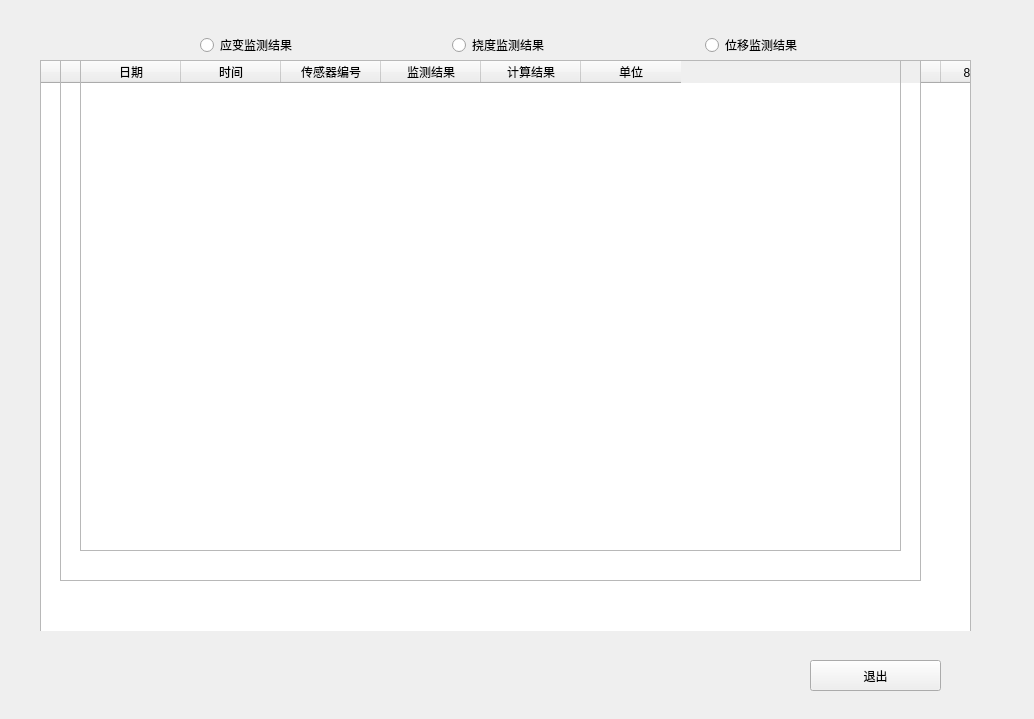
<?xml version="1.0" encoding="UTF-8"?>
<ui version="4.0">
 <class>bradge</class>
 <widget class="QWidget" name="bradge">
  <property name="geometry">
   <rect>
    <x>0</x>
    <y>0</y>
    <width>1034</width>
    <height>719</height>
   </rect>
  </property>
  <property name="windowTitle">
   <string>桥梁监测结果</string>
  </property>
  <property name="styleSheet">
   <string notr="true"/>
  </property>
  <widget class="QPushButton" name="resultpushButton">
   <property name="geometry">
    <rect>
     <x>810</x>
     <y>660</y>
     <width>131</width>
     <height>31</height>
    </rect>
   </property>
   <property name="text">
    <string>退出</string>
   </property>
  </widget>
  <widget class="QWidget" name="horizontalLayoutWidget">
   <property name="geometry">
    <rect>
     <x>50</x>
     <y>30</y>
     <width>901</width>
     <height>31</height>
    </rect>
   </property>
   <layout class="QHBoxLayout" name="horizontalLayout">
    <item>
     <spacer name="horizontalSpacer">
      <property name="orientation">
       <enum>Qt::Horizontal</enum>
      </property>
      <property name="sizeHint" stdset="0">
       <size>
        <width>40</width>
        <height>20</height>
       </size>
      </property>
     </spacer>
    </item>
    <item>
     <widget class="QRadioButton" name="strainradioButton">
      <property name="text">
       <string>应变监测结果</string>
      </property>
     </widget>
    </item>
    <item>
     <spacer name="horizontalSpacer_2">
      <property name="orientation">
       <enum>Qt::Horizontal</enum>
      </property>
      <property name="sizeHint" stdset="0">
       <size>
        <width>40</width>
        <height>20</height>
       </size>
      </property>
     </spacer>
    </item>
    <item>
     <widget class="QRadioButton" name="deflectradioButton">
      <property name="text">
       <string>挠度监测结果</string>
      </property>
     </widget>
    </item>
    <item>
     <spacer name="horizontalSpacer_3">
      <property name="orientation">
       <enum>Qt::Horizontal</enum>
      </property>
      <property name="sizeHint" stdset="0">
       <size>
        <width>40</width>
        <height>20</height>
       </size>
      </property>
     </spacer>
    </item>
    <item>
     <widget class="QRadioButton" name="displaceradioButton">
      <property name="text">
       <string>位移监测结果</string>
      </property>
     </widget>
    </item>
    <item>
     <spacer name="horizontalSpacer_4">
      <property name="orientation">
       <enum>Qt::Horizontal</enum>
      </property>
      <property name="sizeHint" stdset="0">
       <size>
        <width>40</width>
        <height>20</height>
       </size>
      </property>
     </spacer>
    </item>
   </layout>
  </widget>
  <widget class="QStackedWidget" name="stackedWidget">
   <property name="geometry">
    <rect>
     <x>30</x>
     <y>60</y>
     <width>1131</width>
     <height>571</height>
    </rect>
   </property>
   <widget class="QWidget" name="page">
    <widget class="QTableWidget" name="strain_tableWidget">
     <property name="geometry">
      <rect>
       <x>10</x>
       <y>0</y>
       <width>931</width>
       <height>611</height>
      </rect>
     </property>
     <column>
      <property name="text">
       <string>日期</string>
      </property>
     </column>
     <column>
      <property name="text">
       <string>时间</string>
      </property>
     </column>
     <column>
      <property name="text">
       <string>1号传感器</string>
      </property>
     </column>
     <column>
      <property name="text">
       <string>2号传感器</string>
      </property>
     </column>
     <column>
      <property name="text">
       <string>3号传感器</string>
      </property>
     </column>
     <column>
      <property name="text">
       <string>4号传感器</string>
      </property>
     </column>
     <column>
      <property name="text">
       <string>5号传感器</string>
      </property>
     </column>
     <column>
      <property name="text">
       <string>6号传感器</string>
      </property>
     </column>
     <column>
      <property name="text">
       <string>7号传感器</string>
      </property>
     </column>
     <column>
      <property name="text">
       <string>8号传感器</string>
      </property>
     </column>
     <column>
      <property name="text">
       <string>1号传感器</string>
      </property>
     </column>
     <column>
      <property name="text">
       <string>10号传感器</string>
      </property>
     </column>
    </widget>
    <widget class="QTableWidget" name="deflect_tableWidget">
     <property name="geometry">
      <rect>
       <x>50</x>
       <y>0</y>
       <width>821</width>
       <height>491</height>
      </rect>
     </property>
     <column>
      <property name="text">
       <string>日期</string>
      </property>
     </column>
     <column>
      <property name="text">
       <string>时间</string>
      </property>
     </column>
     <column>
      <property name="text">
       <string>传感器编号</string>
      </property>
     </column>
     <column>
      <property name="text">
       <string>监测结果</string>
      </property>
     </column>
     <column>
      <property name="text">
       <string>计算结果</string>
      </property>
     </column>
     <column>
      <property name="text">
       <string>单位</string>
      </property>
     </column>
    </widget>
    <widget class="QTableWidget" name="displace_tableWidget">
     <property name="geometry">
      <rect>
       <x>30</x>
       <y>0</y>
       <width>861</width>
       <height>521</height>
      </rect>
     </property>
     <column>
      <property name="text">
       <string>日期</string>
      </property>
     </column>
     <column>
      <property name="text">
       <string>时间</string>
      </property>
     </column>
     <column>
      <property name="text">
       <string>传感器编号</string>
      </property>
     </column>
     <column>
      <property name="text">
       <string>监测值</string>
      </property>
     </column>
     <column>
      <property name="text">
       <string>计算结果</string>
      </property>
     </column>
     <column>
      <property name="text">
       <string>单位</string>
      </property>
     </column>
    </widget>
    <zorder>strain_tableWidget</zorder>
    <zorder>displace_tableWidget</zorder>
    <zorder>deflect_tableWidget</zorder>
   </widget>
   <widget class="QWidget" name="page_2"/>
  </widget>
 </widget>
 <resources/>
 <connections/>
</ui>
